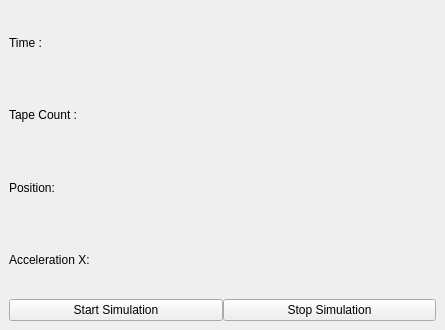
<?xml version="1.0" encoding="UTF-8"?>
<ui version="4.0">
 <class>MainWindow</class>
 <widget class="QMainWindow" name="MainWindow">
  <property name="geometry">
   <rect>
    <x>0</x>
    <y>0</y>
    <width>445</width>
    <height>330</height>
   </rect>
  </property>
  <property name="windowTitle">
   <string>Hyperloop</string>
  </property>
  <widget class="QWidget" name="centralwidget">
   <layout class="QVBoxLayout" name="verticalLayout">
    <item>
     <layout class="QVBoxLayout" name="RootVerticalLayout">
      <item>
       <layout class="QHBoxLayout" name="labelContainer">
        <item>
         <layout class="QVBoxLayout" name="labelContainerTitle">
          <item>
           <widget class="QLabel" name="labelTime">
            <property name="text">
             <string>Time :</string>
            </property>
           </widget>
          </item>
          <item>
           <widget class="QLabel" name="labelTapCount">
            <property name="text">
             <string>Tape Count :</string>
            </property>
           </widget>
          </item>
          <item>
           <widget class="QLabel" name="labelPosition">
            <property name="text">
             <string>Position:</string>
            </property>
           </widget>
          </item>
          <item>
           <widget class="QLabel" name="labelAccX">
            <property name="text">
             <string>Acceleration X:</string>
            </property>
           </widget>
          </item>
         </layout>
        </item>
        <item>
         <layout class="QVBoxLayout" name="verticalLayout_2">
          <item>
           <widget class="QLabel" name="labelValTime">
            <property name="text">
             <string/>
            </property>
           </widget>
          </item>
          <item>
           <widget class="QLabel" name="labelValTapeCount">
            <property name="text">
             <string/>
            </property>
           </widget>
          </item>
          <item>
           <widget class="QLabel" name="labelValPosition">
            <property name="text">
             <string/>
            </property>
           </widget>
          </item>
          <item>
           <widget class="QLabel" name="labelValAccX">
            <property name="text">
             <string/>
            </property>
           </widget>
          </item>
         </layout>
        </item>
       </layout>
      </item>
      <item>
       <layout class="QHBoxLayout" name="buttonContainer">
        <property name="spacing">
         <number>0</number>
        </property>
        <item>
         <widget class="QPushButton" name="startButton">
          <property name="text">
           <string>Start Simulation</string>
          </property>
         </widget>
        </item>
        <item>
         <widget class="QPushButton" name="stopButton">
          <property name="text">
           <string>Stop Simulation</string>
          </property>
         </widget>
        </item>
       </layout>
      </item>
     </layout>
    </item>
   </layout>
  </widget>
 </widget>
 <resources/>
 <connections/>
</ui>
